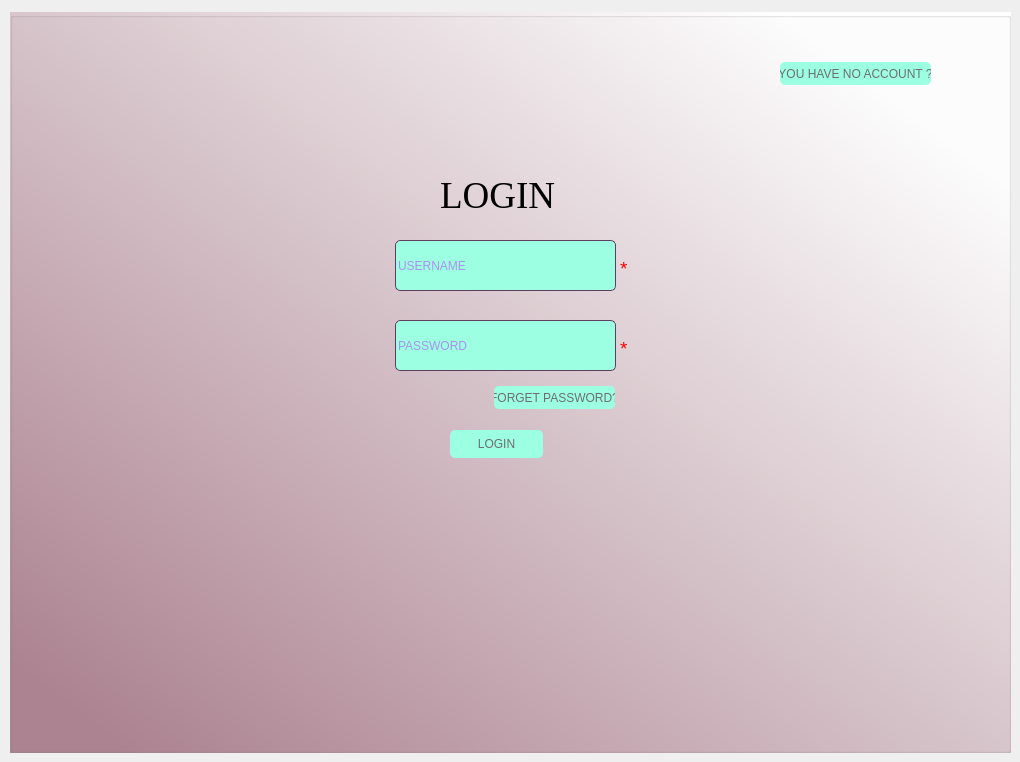
   <widget class="QWidget" name="loginpage">
    <attribute name="title">
     <string/>
    </attribute>
    <widget class="QLineEdit" name="username">
     <property name="geometry">
      <rect>
       <x>395</x>
       <y>240</y>
       <width>221</width>
       <height>51</height>
      </rect>
     </property>
     <property name="styleSheet">
      <string notr="true">
QLineEdit {
    color: rgb(185, 35, 250);
	background-color:  rgb(157, 255, 226);
	border-radius:5px;
	border: 1px solid rgb(94, 62, 94);
}
QLineEdit:focus {
    border: 1px solid rgb(255, 48, 245);
}</string>
     </property>
     <property name="inputMethodHints">
      <set>Qt::ImhNone</set>
     </property>
     <property name="placeholderText">
      <string>USERNAME</string>
     </property>
    </widget>
    <widget class="QPushButton" name="login">
     <property name="geometry">
      <rect>
       <x>450</x>
       <y>430</y>
       <width>93</width>
       <height>28</height>
      </rect>
     </property>
     <property name="styleSheet">
      <string notr="true">

QPushButton {
    color: rgb(108, 109, 114);
	background-color: rgb(157, 255, 226);
	border-radius:5px;
}

QPushButton:hover {
    border: 1px solid rgb(255, 48, 245);
}
QPushButton:pressed {
                
	background-color: rgb(185, 35, 250);
                color: rgb(16, 14, 25);
            }</string>
     </property>
     <property name="text">
      <string>LOGIN</string>
     </property>
    </widget>
    <widget class="QLineEdit" name="password">
     <property name="geometry">
      <rect>
       <x>395</x>
       <y>320</y>
       <width>221</width>
       <height>51</height>
      </rect>
     </property>
     <property name="styleSheet">
      <string notr="true">
QLineEdit {
    color: rgb(185, 35, 250);
	background-color:  rgb(157, 255, 226);
	border-radius:5px;
	border: 1px solid rgb(94, 62, 94);
}
QLineEdit:focus {
    border: 1px solid rgb(255, 48, 245);
}</string>
     </property>
     <property name="inputMethodHints">
      <set>Qt::ImhHiddenText</set>
     </property>
     <property name="placeholderText">
      <string>PASSWORD</string>
     </property>
    </widget>
    <widget class="QLabel" name="label_9">
     <property name="geometry">
      <rect>
       <x>440</x>
       <y>170</y>
       <width>121</width>
       <height>51</height>
      </rect>
     </property>
     <property name="font">
      <font>
       <family>Times New Roman</family>
       <pointsize>28</pointsize>
      </font>
     </property>
     <property name="text">
      <string>LOGIN</string>
     </property>
    </widget>
    <widget class="QLabel" name="label_20">
     <property name="geometry">
      <rect>
       <x>620</x>
       <y>260</y>
       <width>16</width>
       <height>16</height>
      </rect>
     </property>
     <property name="font">
      <font>
       <pointsize>14</pointsize>
      </font>
     </property>
     <property name="autoFillBackground">
      <bool>false</bool>
     </property>
     <property name="styleSheet">
      <string notr="true">
color:rgb(255, 0, 0)</string>
     </property>
     <property name="text">
      <string>*</string>
     </property>
    </widget>
    <widget class="QLabel" name="label_21">
     <property name="geometry">
      <rect>
       <x>620</x>
       <y>340</y>
       <width>16</width>
       <height>16</height>
      </rect>
     </property>
     <property name="font">
      <font>
       <pointsize>14</pointsize>
      </font>
     </property>
     <property name="autoFillBackground">
      <bool>false</bool>
     </property>
     <property name="styleSheet">
      <string notr="true">
color:rgb(255, 0, 0)</string>
     </property>
     <property name="text">
      <string>*</string>
     </property>
    </widget>
    <widget class="QGroupBox" name="groupBox_3">
     <property name="geometry">
      <rect>
       <x>10</x>
       <y>12</y>
       <width>1001</width>
       <height>741</height>
      </rect>
     </property>
     <property name="styleSheet">
      <string notr="true">background-color: qlineargradient(spread:pad, x1:0, y1:0.989, x2:0.886364, y2:0.125, stop:0.0625 rgba(174, 133, 147, 255), stop:1 rgba(255, 255, 255, 255))
</string>
     </property>
     <property name="title">
      <string/>
     </property>
     <widget class="QPushButton" name="no_account_btn">
      <property name="geometry">
       <rect>
        <x>770</x>
        <y>50</y>
        <width>151</width>
        <height>23</height>
       </rect>
      </property>
      <property name="styleSheet">
       <string notr="true">

QPushButton {
    color: rgb(108, 109, 114);
	background-color: rgb(157, 255, 226);
	border-radius:5px;
}

QPushButton:hover {
    border: 1px solid rgb(255, 48, 245);
}
QPushButton:pressed {
                
	background-color: rgb(185, 35, 250);
                color: rgb(16, 14, 25);
            }</string>
      </property>
      <property name="text">
       <string>YOU HAVE NO ACCOUNT ?</string>
      </property>
     </widget>
     <widget class="QPushButton" name="forget_pass_btn">
      <property name="geometry">
       <rect>
        <x>484</x>
        <y>374</y>
        <width>121</width>
        <height>23</height>
       </rect>
      </property>
      <property name="styleSheet">
       <string notr="true">

QPushButton {
    color: rgb(108, 109, 114);
	background-color: rgb(157, 255, 226);
	border-radius:5px;
}

QPushButton:hover {
    border: 1px solid rgb(255, 48, 245);
}
QPushButton:pressed {
                
	background-color: rgb(185, 35, 250);
                color: rgb(16, 14, 25);
            }</string>
      </property>
      <property name="text">
       <string>FORGET PASSWORD?</string>
      </property>
     </widget>
    </widget>
    <zorder>groupBox_3</zorder>
    <zorder>username</zorder>
    <zorder>login</zorder>
    <zorder>password</zorder>
    <zorder>label_9</zorder>
    <zorder>label_20</zorder>
    <zorder>label_21</zorder>
   </widget>
